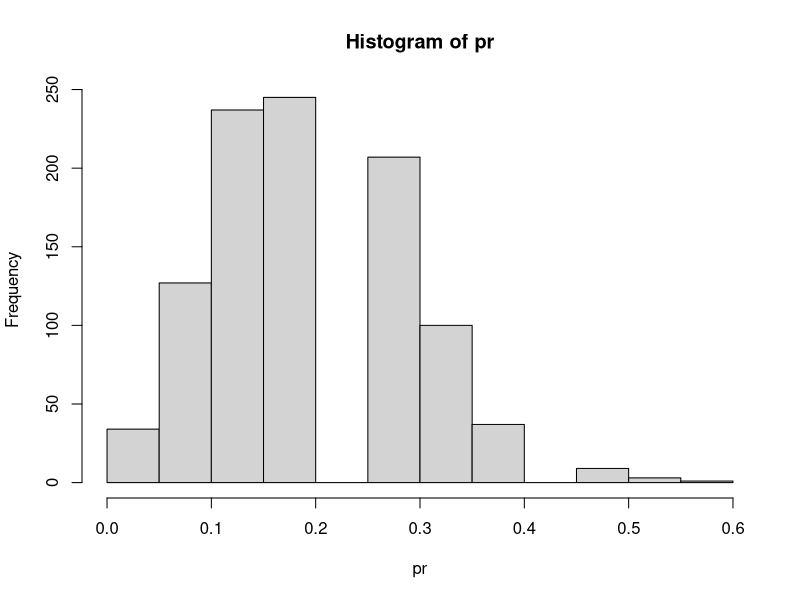

Write R code to recreate this figure. (Note: this script raises an error after producing the figure.)

# Parametric Bootstrap Approach -------------------------------------------

# Assume data com from random variables from a particular distribution.
# Use data to estimate the parameters of the distribution.
# Use a random number generator to create samples from the pattern distribution with the same size as original.
# Calculate the sample mean or the statitstics of interest. Confidence intervals and so also.



# Example: Sample  of 15 individuals, 3 of them sick. ---------------------

prevalence <- 3/15

# We simulate samples of size 15 coming from a Bernoulli distribution with p= prevalence and we count the number of successes.
pr <- rbinom(1000, 15, prevalence)/15

# Bootstrap estimate
p <- mean(pr)

# Expected Bias
mean(pr)-3/15

# Estimated Standdard error
sd(pr)

# A confidence interval of 95% comes from a 1.96SE (standard error) -> p +- 1.96SE


hist(pr)
quantile(pr, prob=c(0.025, 0.975))


# Example: Capture Re-capture fishes --------------------------------------

# 17 fishes, mark 5, recapture 8, m marked from recaptured
N <- 17 # Estimated total fishes
n1 <- 50 # Marked fishes
n2 <- 80 # Recaptured fishes

N <- ((n1+1)*(n2+1)/(m+1))-1
N

x <- rhyper(1000, 5, N-n1, n2) # Hypergeometric distribution

npop <- ((n1+1)*(n2+1)/(x+1))-1 # Chapman estimator
mean(npop)
1.96*sd(npop)
quantile(npop, probs=c(0.025, 0.975))

vector <- c()
mvector <- c()
m<- 1
for(m in 1:n1){
	N <- ((n1+1)*(n2+1)/(m+1))-1
	x <- rhyper(1000, n1, N-n1, n2)
	npop <- ((n1+1)*(n2+1)/(x+1))-1
	vector[m] <- N/mean(npop)-1
	mvector[m] <- m
	
	
}

ggplot()+
	geom_point(aes(y=vector, x=mvector)) +
	geom_hline(yintercept = 0)

ggplot()+
	geom_histogram(aes(vector))


x <- 1-rpois(1000000,3.15)+9
hist(x)
mean(x)
sd(x)
